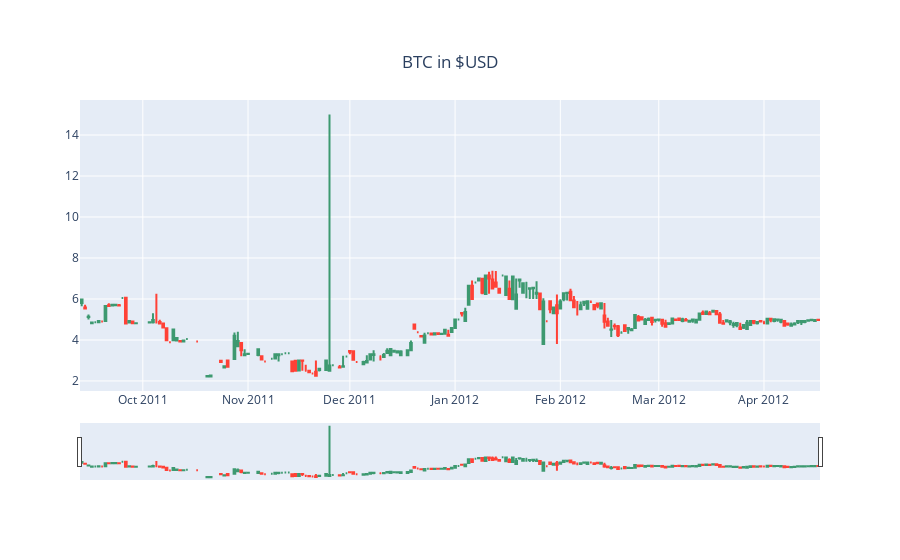

Notebook code for this chart:
### Code cell
import plotly.express as px
import plotly.graph_objects as go
import pandas as pd
#import requests
# import jsonquote = 'AAPL'

# days = 300def candlestick(quote,days):
#   r = requests.get(f’https://financialmodelingprep.com/api/v3/historical-price-full/{quote}?timeseries={days}')
#   r = r.json()

with open(f'data_raw/{asset_id_base}.json', 'r') as jj:
    r = json.load(jj)

stockdata = r
stockdata_df = pd.DataFrame(stockdata)

fig = go.Figure(data=[go.Candlestick(
    x=stockdata_df['time_period_start'],
    open=stockdata_df['price_open'],
    high=stockdata_df['price_high'],
    low=stockdata_df['price_low'],
    close=stockdata_df['price_close'])])

fig.update_layout(
    title={'text': f'{asset_id_base} in ${asset_id_quote}',
           'y': 0.9,
           'x': 0.5,
           'xanchor': 'center',
           'yanchor': 'top'},
)

fig.show()

### Figure 1 — Plotly figure (JSON) as saved in the notebook; plotly's stock layout.template omitted (floating-point values rounded to 4 significant figures; data arrays with more than 128 entries replaced by an {"elided": "..."} marker saying what was removed)
{"data": [{"close": {"elided": "200 float values"}, "high": {"elided": "200 float values"}, "low": {"elided": "200 float values"}, "open": {"elided": "200 float values"}, "type": "candlestick", "x": {"elided": "200 str values"}}], "layout": {"title": {"text": "BTC in $USD", "x": 0.5, "xanchor": "center", "y": 0.9, "yanchor": "top"}}}
